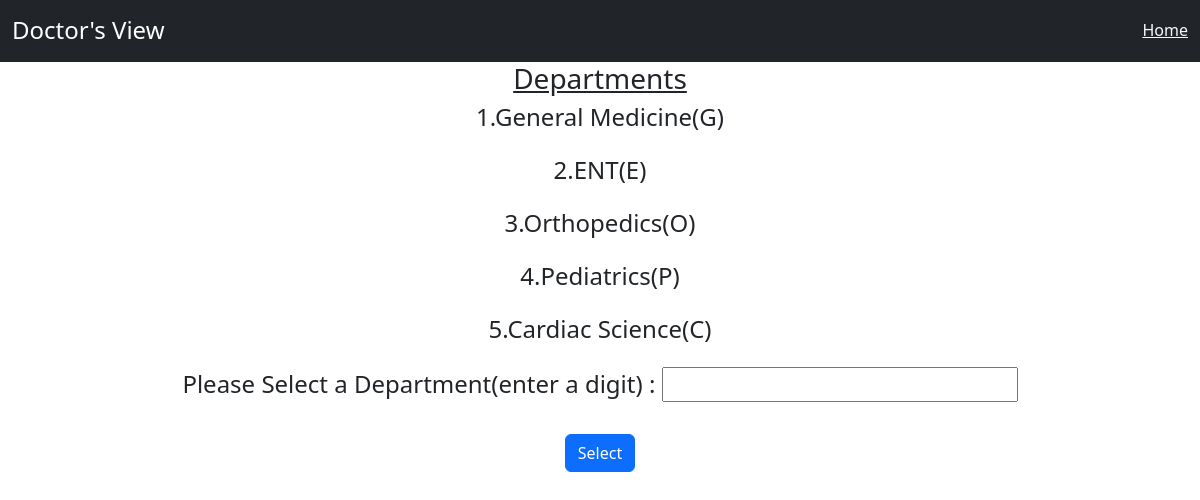
The app's page /doctors/ with its own data.
### vending_machine/models.py (models this page shows, shortened)
class Departments(models.Model):
    name = models.CharField(max_length=100)
    class Meta:
        verbose_name_plural = "Departments"

### doctor_app/views.py (the view)
# urls.py: path("",views.home,name='home_doc'),
def home(request):
    department = Departments.objects.all()
    context = {
        "departments":department,
    }
    return render(request,"doctor_app/home_doctors_departments.html",context)

### doctor_app/templates/doctor_app/home_doctors_departments.html (shortened to what this page needs)
{% extends "doctor_app/base_doctors.html"%}
{% block body %}
<body class="text-center">
<h3 class="text" ><u>Departments</u></h3>
{% for department in departments%}
<h4 class="text-left mb-0">{{department.name}}</h4><br>
{% endfor %}
<form action="{% url 'doctors_view' %}" method="POST">
    <h4> Please Select a Department(enter a digit) : <input name="department">  </h4> <br>
    <button class="btn btn-primary" type="submit">Select</button>
</form>
</body>
{% endblock %}

### records on screen
Departments: name "1.General Medicine(G)"
Departments: name "2.ENT(E)"
Departments: name "3.Orthopedics(O)"
Departments: name "4.Pediatrics(P)"
Departments: name "5.Cardiac Science(C)"
